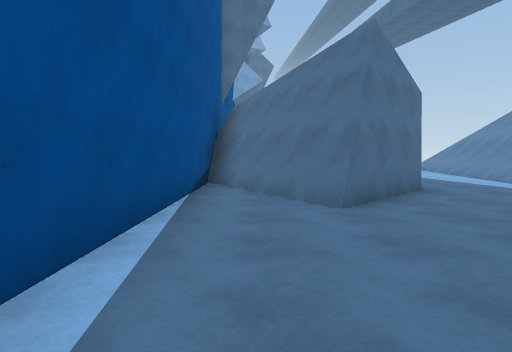
view 1 (above)

23 first-person views from a walk through a Unity game level. The camera is 1.3 m above the floor, tilts 4° down and sees 80° across. The floor is counted in squares, 2 m on a side. Each view is taken from the middle of a square. On the plan, view 1 faces up. The plan holds only what a view shows up to about 10 squares ahead; the rest is blank. The place goes on beyond the plan.

view 2
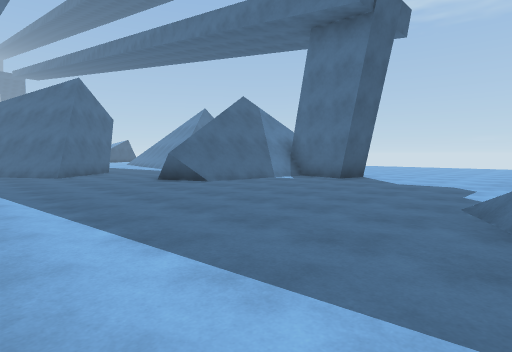

view 3
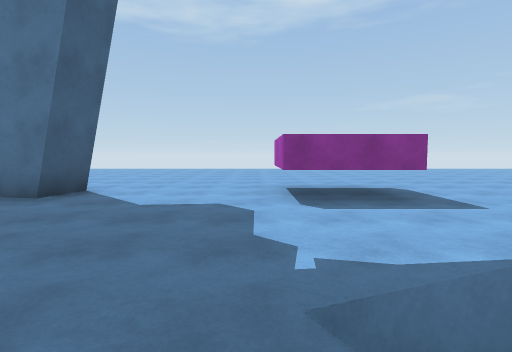

view 4
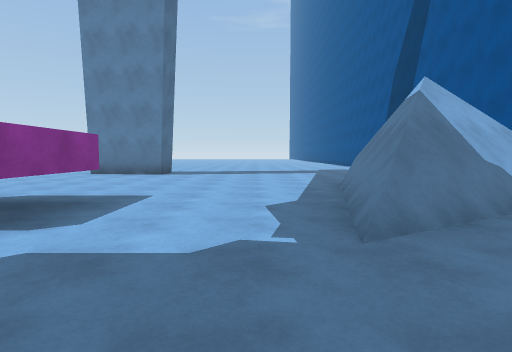

view 5
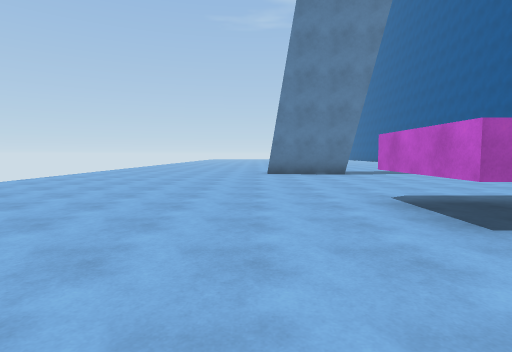

view 6
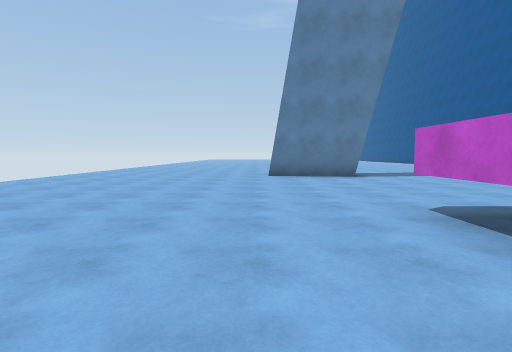

view 7
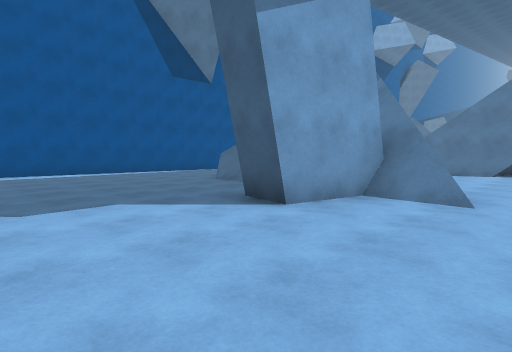

view 8
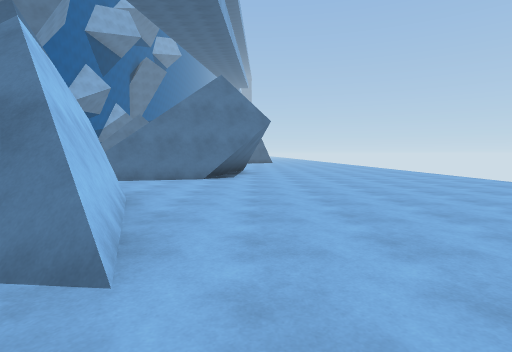

view 9
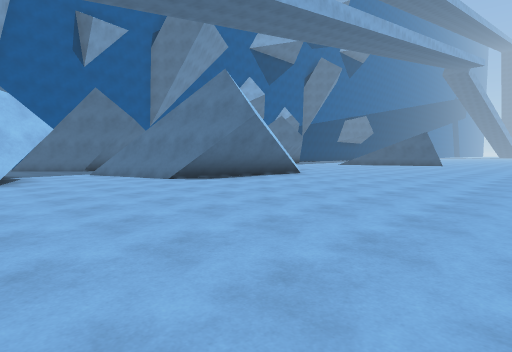

view 10
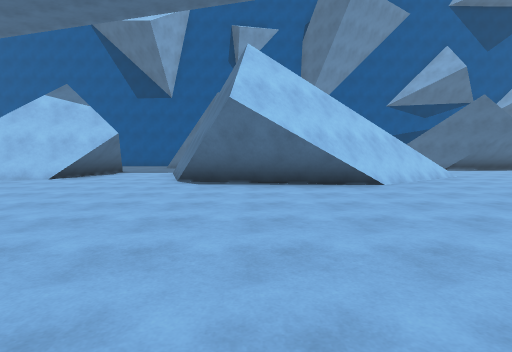

view 11
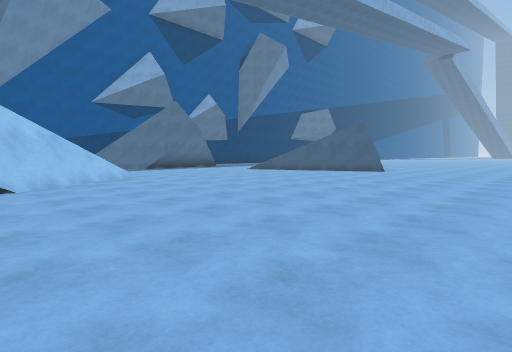

view 12
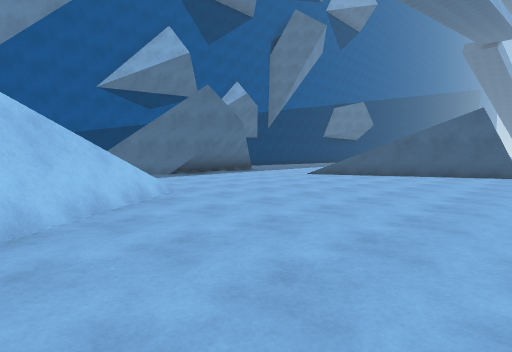

view 13
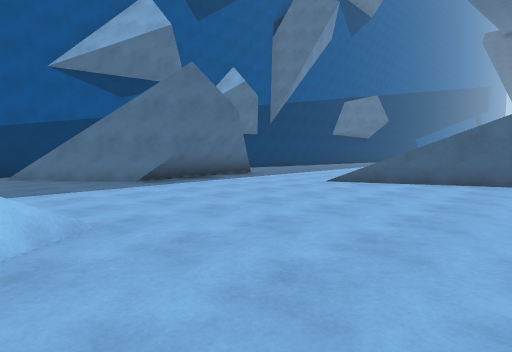

view 14
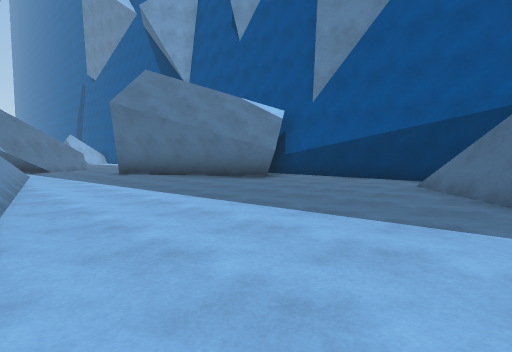

view 15
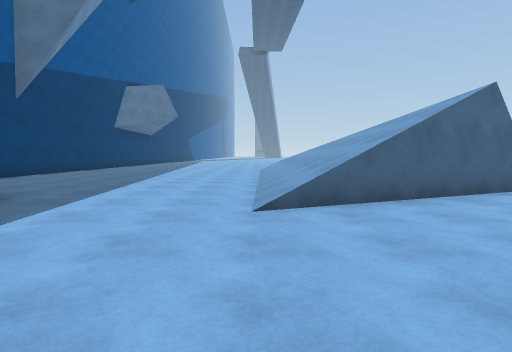

view 16
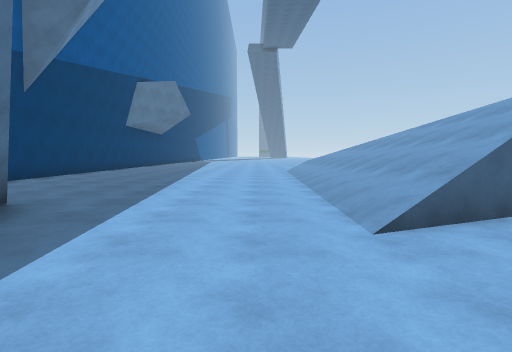

view 17
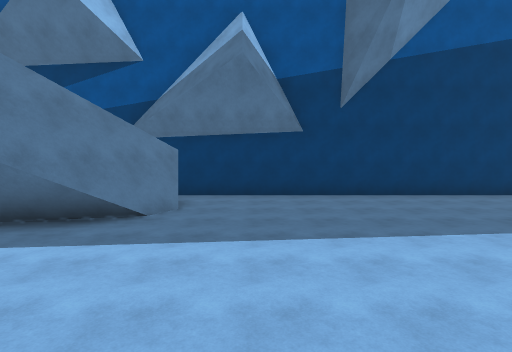

view 18
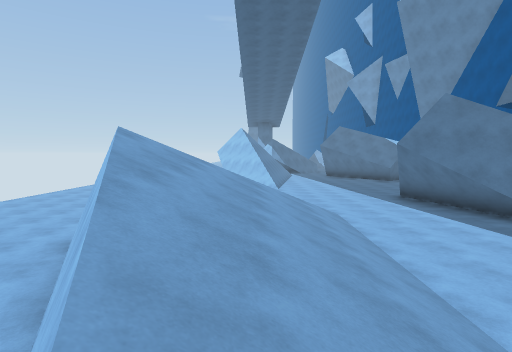

view 19
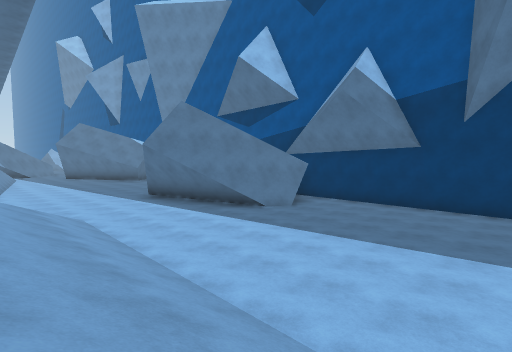

view 20
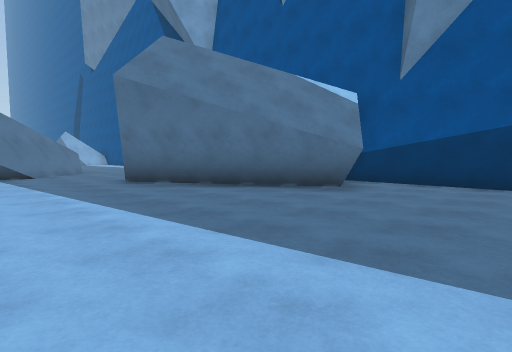

view 21
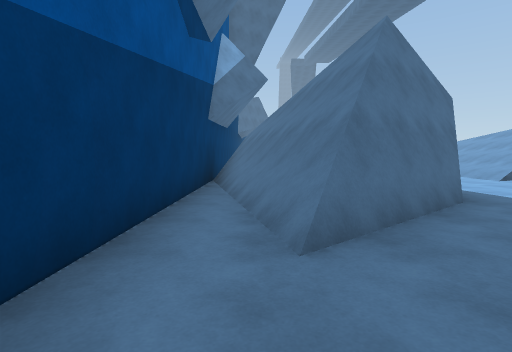

view 22
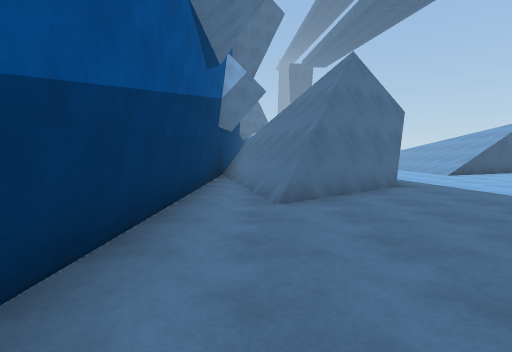

view 23
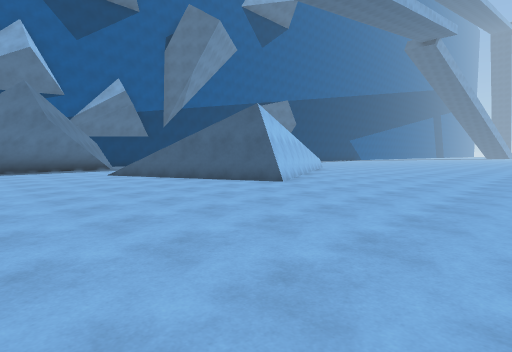

### Floor plan
Key: @ floor where view 1 was taken; # wall or solid block; . floor; / step, stairs or slope; = window, fence, low wall or low ledge.
Columns run from 2 left of view 1 to 16 right of it. Each row starts with its distance up from view 1.
 27 #........//    ...
 26 #........//#  ....
 25 #.......///=......
 24 #.......////#.....
 23 #.......////#.....
 22 #......./////#....
 21 #.##....///#/......
 20 #####.../=.........
 19 ######.............
 18 #.####.............
 17 #.# ##.............
 16 #.###..............
 15 #.##...............
 14 #.=................
 13 #........=.........
 12 #........##........
 11 #........###.......
 10 #..#.....###.......
  9 #. #.....###......
  8 #####...####.......
  7 ######..####.......
  6 #.####..###........
  5 #..##..............
  4 #..#...............
  3 #......###.........
  2 #.....#####........
  1 #....######.....
  0   @...######...
 -1  ........#.....
 -2 #........#.....
 -3 #..............
 -4 #..............
 -5  ..............
 -6  ...#=...##.....
 -7   ###....##......
 -8   ###............
 -9    ##.............
-10    #...............
-11     ...............
-12     ...............
-13     .....###.......

Positions as (right, up) in squares from view 1, and headings:
1: (0, 0), facing up
2: (-1, -6), facing up-right
3: (2, -5), facing right
4: (4, -3), facing down
5: (10, -3), facing down
6: (10, -4), facing down
7: (10, -5), facing up-left
8: (10, -2), facing up
9: (16, 2), facing up-left
10: (16, 8), facing left
11: (16, 10), facing up-left
12: (12, 11), facing up-left
13: (10, 13), facing up-left
14: (7, 16), facing down-left
15: (6, 16), facing up
16: (5, 17), facing up
17: (7, 23), facing left
18: (8, 27), facing down
19: (8, 27), facing down-left
20: (6, 13), facing down-left
21: (0, 12), facing up
22: (0, 10), facing up
23: (16, 16), facing up-left
